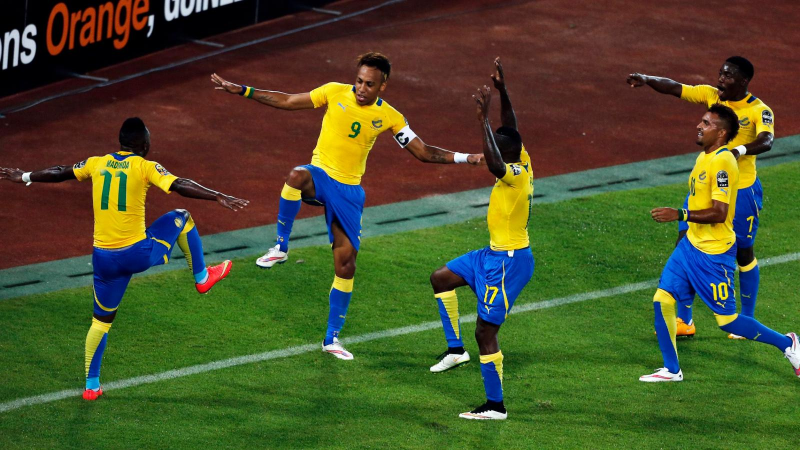
#> input picture Lab-0/s.jpg, 1600 x 900 px (shown at 1/2 size)
$ python ymugiran_avl_python.py s.jpg out.png 1.0   (older library calls are emulated)
#> lines starting #> are read from the running program, lines starting #| are printed output that depends on the picture; after the words box and inside, x2 and y2 are one past the last pixel; in counts of white or black regions, pixels touching at a corner belong together; long printed decimals are rounded
# -*- coding: utf-8 -*-
"""
Created on Wed Oct 20 15:05:55 2021

@author: ymugiran
"""

import sys
from PIL import Image
import  numpy as np
import math

if len(sys.argv) != 4:
    print("usafe is : %s image_in image_out thresh" % (sys.argv[0]))
    print("         thresh is between 0 and 255")
    print("         smaller values make detection more sensitivee")
    sys.exit()


pil_image_rgb= Image.open(sys.argv[1])
#> pil_image_rgb is the input picture: PIL image 1600x900 RGB; mean R, G, B 74.5, 80.8, 43.3
image_rgb= np.asarray(pil_image_rgb,np.float)
Image.fromarray(image_rgb.astype(np.uint8)).save("verify_image.jpg")


pil_image_bw=pil_image_rgb.convert('L')
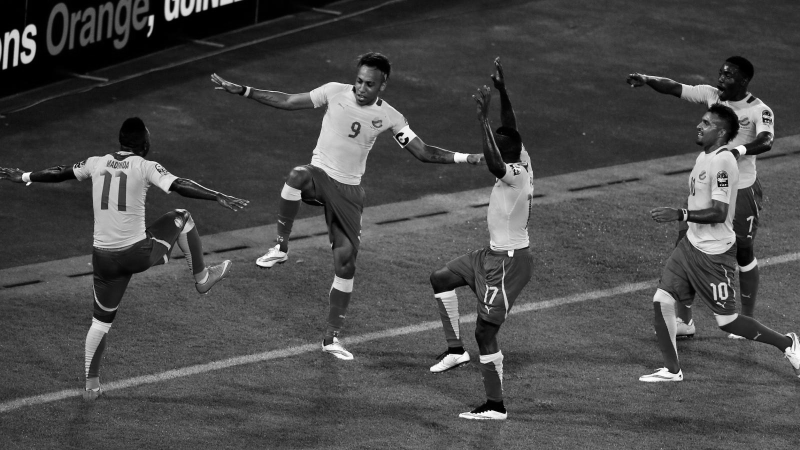
#> pil_image_bw: PIL image 1600x900 L (shown at 1/2 size); min 0, max 255, mean 74.6
pil_image_bw.show()
image_bw=np.asarray(pil_image_bw,np.float)
rows=image_bw.shape[0]
#> rows = 900
cols=image_bw.shape[1]
#> cols = 1600
thresh=float(sys.argv[3])

print(f"rows = {rows}; cols= {cols}; thresh = {thresh}")
#| rows = 900; cols= 1600; thresh = 1.0

image_out=np.zeros((rows,cols), np.float)

#horizontal

for i in range(1, rows-1):
    image_out[i,1:-1] = ( (image_bw[i-1,2:] - image_bw[i-1, :-2]) +\
                         (image_bw[i, 2:] - image_bw[i, :-2]) *2 +\
                         (image_bw[i+1,2:] - image_bw[i+1,:-2] )

        )**2
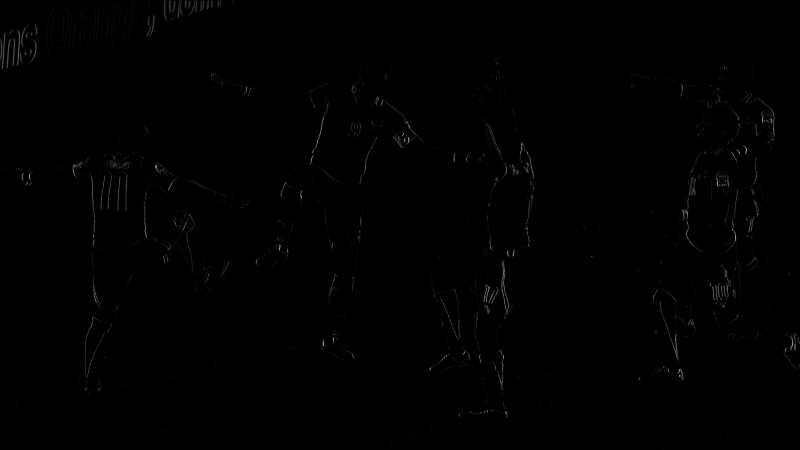
#> image_out: shape (900, 1600) float64 (shown at 1/2 size); min 0, max 857476, mean 3892.4; drawn with min black and max white


for j in range(1, cols-1):
    image_out[1:-1,j] += ( (image_bw[2:,j-1] - image_bw[:-2,j-1]) +\
                         (image_bw[2:,j] - image_bw[:-2,j]) *2 +\
                         (image_bw[2:,j+1] - image_bw[:-2,j] )

        )**2


image_out=np.sqrt(image_out)
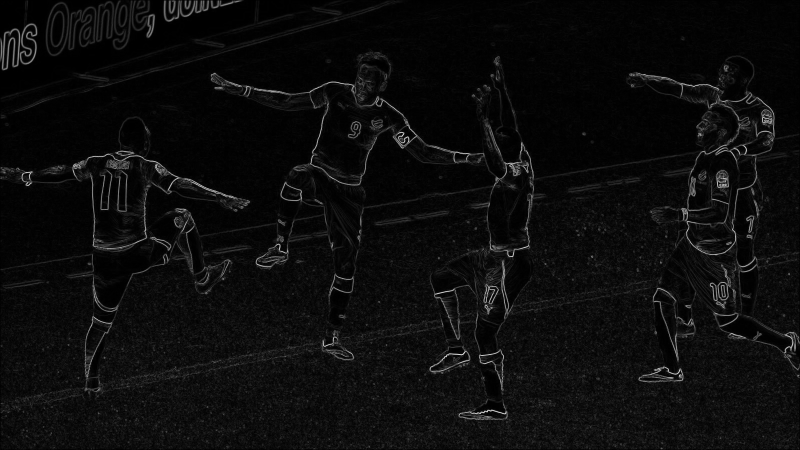
#> image_out: shape (900, 1600) float64 (shown at 1/2 size); min 0, max 1018.3, mean 50.5; drawn with min black and max white
maxval=np.amax(image_out)
#> maxval = 1018.3
print(f"maxval={maxval}")
#| maxval=1018.332
image_out=254*image_out/maxval
image_out=np.where(image_out<thresh,0,255)
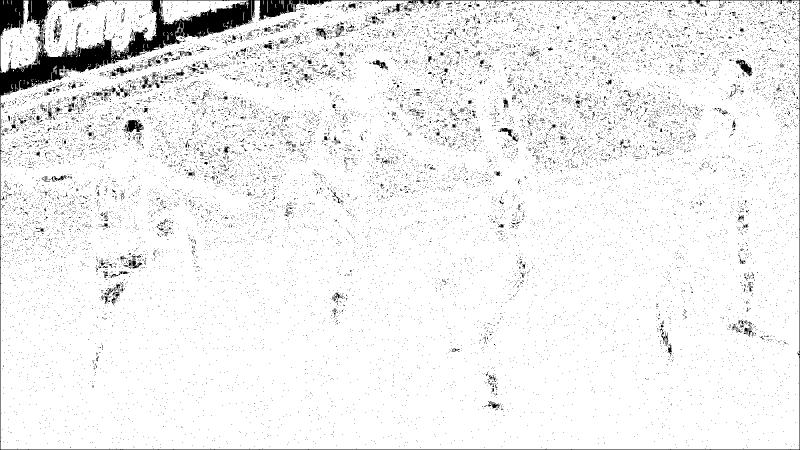
#> image_out: shape (900, 1600) int64 (shown at 1/2 size); 93.9% white; 22274 black regions (22036 under 20 px), largest, box (x1, y1, x2, y2) and area: (0, 0, 1600, 900) 33870, (250, 240, 287, 265) 557, (1471, 119, 1504, 153) 439
image_out=image_out.astype(np.uint8)
a=Image.fromarray(image_out)
a.save(sys.argv[2])
a.show()
